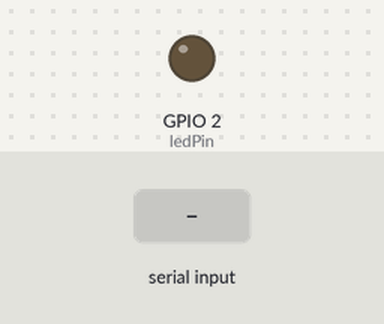
Simulated run of this sketch. Board: ESP32. Shown: output pins drawn as LEDs (lit = HIGH). The inputs (shaded band) are chosen by the test bench. Nothing arrives over Bluetooth unless stated; what the sketch prints to the serial monitor is not drawn.

Above: at 1.2 s.
1.3 s: "1" received over the second serial link
Timing chart, 0 to 4.3 s (numbered marks = the images above; inputs shaded):
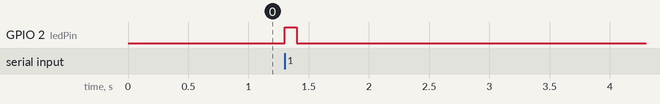

The sketch:

HZ01_V1.0.ino
```cpp
/*
Device Name:  HZ01 Bluetooth module (ESP32 board as an alternative to the HC05 Bluetooth module)
Release: Light Version
Version: 1.0
Target Chipset: ESP32 WROOM 32E
IDE: ARDUINO IDE 2.3.6
Developer: Arun.S
Location: INDIA, KERALA, TVM,
E-mail: audibinnovation@gmail.com
Date: 27-11-2025
*/
#include "BluetoothSerial.h"

BluetoothSerial SerialBT;
HardwareSerial MySerial(2);

const int ledPin = 2;
unsigned long lastBlink = 0;
const unsigned long blinkDelay = 300; // ms

// non-blocking short blink duration
unsigned long ledOnUntil = 0;
const unsigned long ledPulseMs = 100;

const char* btName = "Audib_BT";

void setup() {
  Serial.begin(115200);
  SerialBT.begin(btName); // start SPP with configured device name
  MySerial.begin(9600, SERIAL_8N1, 16, 17); // RX=16, TX=17
  pinMode(ledPin, OUTPUT);
  digitalWrite(ledPin, LOW);
  Serial.print("ESP32 Bluetooth SPP started. Pair with ");
  Serial.println(btName);
}

void loop() {
  unsigned long now = millis();

  // Read and forward all available bytes (non-blocking)
  while (SerialBT.available()) {
    int incoming = SerialBT.read();
    if (incoming < 0) break; // nothing to read / error

    uint8_t b = (uint8_t)incoming;
    MySerial.write(b); // forward to UART2

    // Debug printing: printable chars shown as characters, others as hex
    if (isPrintable(b)) {
      Serial.print("Received: ");
      Serial.println((char)b);
    } else {
      // show hex and decimal for clarity
      Serial.print("Received: 0x");
      if (b < 16) Serial.print('0');
      Serial.print(b, HEX);
      Serial.print(" (");
      Serial.print(b);
      Serial.println(")");
    }

    // Blink LED briefly (non-blocking). Only blink if enough time passed since last blink.
    if (now - lastBlink > blinkDelay) {
      lastBlink = now;
      ledOnUntil = now + ledPulseMs;
      digitalWrite(ledPin, HIGH);
    }
    // update now because loop might continue if more bytes are available
    now = millis();
  }

  // Turn off LED when pulse time elapsed
  if (ledOnUntil && millis() > ledOnUntil) {
    digitalWrite(ledPin, LOW);
    ledOnUntil = 0;
  }

  // (optional) small yield to allow WiFi/Bluetooth stack tasks to run
  // yield();
}
```

Measured:
- after the input at 1.3 s, GPIO 2 (ledPin): LOW → HIGH at once, → LOW 0.10 s later
